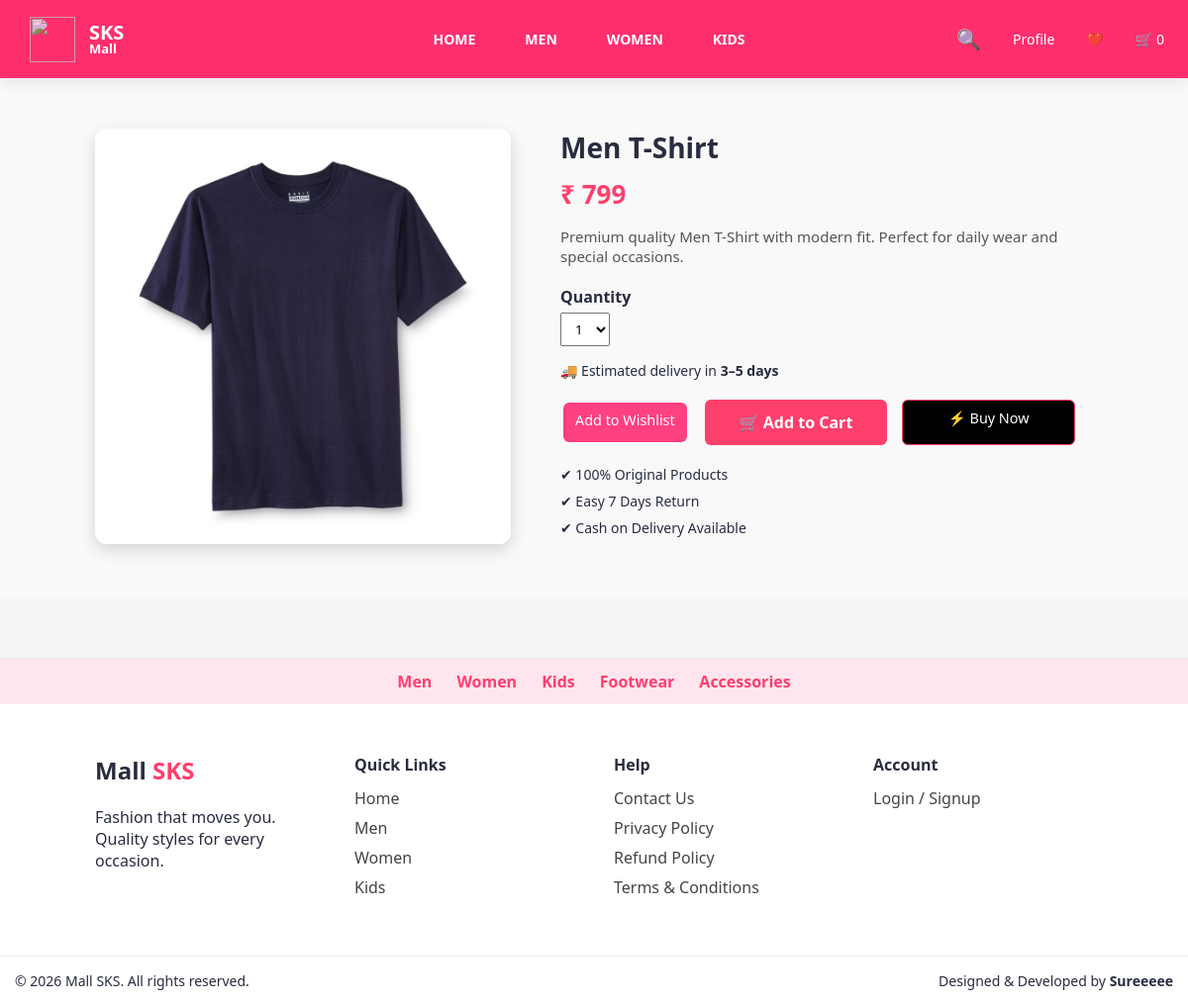
Page /product/1 on the committed database.
### models/product.py (models this page shows)
class Product(db.Model):
    id = db.Column(db.Integer, primary_key=True)
    name = db.Column(db.String(100), nullable=False)
    price = db.Column(db.Integer, nullable=False)
    category = db.Column(db.String(50))   # men/women/kids
    type = db.Column(db.String(50))       # jeans/shirt/saree
    color = db.Column(db.String(30))
    brand = db.Column(db.String(50))
    image = db.Column(db.String(200))

### app.py (the view)
@app.route("/product/<int:pid>")
def product_page(pid):
    product = Product.query.get_or_404(pid)
    return render_template("product.html", product=product)

### templates/product.html (shortened to what this page needs)
<!DOCTYPE html>
<html lang="en">
<head>
    <link rel="stylesheet" href="{{ url_for('static', filename='css/style.css') }}">
</head>
<body>
{% include "header.html" %}
<section class="product-page">
    <div class="product-image">
        <img src="{{ url_for('static', filename=product.image) }}" alt="{{ product.name }}">
    </div>
    <div class="product-details">
        <h1 class="product-title">{{ product.name }}</h1>
        <p class="product-price">₹ {{ product.price }}</p>
        <p class="product-desc">
            Premium quality {{ product.name }} with modern fit.
            Perfect for daily wear and special occasions.
        </p>
        <div class="qty-box">
            <label for="qty">Quantity</label>
            <select id="qty">
                {% for i in range(1,6) %}
                    <option value="{{ i }}">{{ i }}</option>
                {% endfor %}
            </select>
        </div>
        <p class="delivery">
            🚚 Estimated delivery in <b>3–5 days</b>
        </p>
        <div class="product-buttons">
            <a href="{{ url_for('add_to_wishlist', product_id=product.id) }}" class="card-btn">
                 Add to Wishlist
            </a>
            <a href="{{ url_for('add_to_cart', product_id=product.id) }}" class="btn-cart">
                🛒 Add to Cart
            </a>
            <a href="{{ url_for('address', product_id=product.id) }}" class="btn-buy">
                ⚡ Buy Now
            </a>
        </div>
        <ul class="features">
            <li>✔ 100% Original Products</li>
            <li>✔ Easy 7 Days Return</li>
            <li>✔ Cash on Delivery Available</li>
        </ul>
    </div>
</section>
{% include "footer.html" %}
</body>
</html>

### static/css/style.css (style rules this page uses)
* { box-sizing: border-box; }
html, body { width: 100%; overflow-x: hidden; }
body { font-family: "Segoe UI", Arial, sans-serif; margin: 0; background-color: #f5f5f6; color: #282c3f; }
label { display: block; margin-top: 12px; margin-bottom: 5px; font-weight: 500; }
body { margin: 0; font-family: "Segoe UI", Arial, sans-serif; background: #f5f5f6; color: #282c3f; }
body { animation: fadePage 0.6s ease-in; }
.btn-cart, .btn-buy { flex: 1; text-align: center; padding: 10px 0; border-radius: 6px; font-weight: 600; text-decoration: none; transition: 0.3s; }
.btn-cart { background: #ff3f6c; color: #fff; }
.btn-buy { border: 1px solid #ff3f6c; color: #ff3f6c; }
.product-page { display: flex; gap: 50px; padding: 50px 8%; background: #f9f9f9; }
.product-image img { width: 420px; border-radius: 12px; box-shadow: 0 8px 20px rgba(0,0,0,0.15); }
.product-details { max-width: 520px; }
.product-details h1 { font-size: 28px; margin-bottom: 10px; }
.product-price { font-size: 26px; font-weight: bold; color: #ff3f6c; margin-bottom: 15px; }
.product-desc { font-size: 15px; color: #555; margin-bottom: 20px; }
.qty-box { margin-bottom: 15px; }
.qty-box label { font-weight: 600; margin-right: 10px; }
.qty-box select { padding: 6px 10px; }
.delivery { margin-bottom: 20px; font-size: 14px; }
.product-buttons { display: flex; gap: 15px; margin-bottom: 20px; }
.btn-wishlist, .btn-cart, .btn-buy { padding: 12px 18px; border-radius: 6px; font-weight: 600; text-decoration: none; transition: 0.3s; }
.btn-buy { background: #000; color: #fff; }
.features { margin-top: 15px; list-style: none; padding-left: 0; }
.features li { margin-bottom: 8px; font-size: 14px; }
* { margin: 0; padding: 0; box-sizing: border-box; font-family: "Segoe UI", sans-serif; }
body { margin: 0; padding: 0; }
.card-btn { background-color: #ff4081; color: #fff; margin: 3px; }
.card-btn, .btn-buy { text-decoration: none; padding: 8px 12px; border-radius: 6px; font-size: 0.9rem; font-weight: 500; transition: background 0.2s; }
.product-image img { width: 80px; height: 80px; object-fit: cover; border-radius: 8px; box-shadow: 0 2px 6px rgba(0,0,0,0.1); }
.product-image { width: 420px; max-width: 100%; }
.product-image img { width: 100%; height: auto; object-fit: contain; border-radius: 12px; box-shadow: 0 6px 16px rgba(0,0,0,0.15); }

### rows in the picture
Product: image (picture), name "Men T-Shirt", price "799"

### other values in the picture
{{ session.get("cart", {})|length }} "0"
form field value "1"
